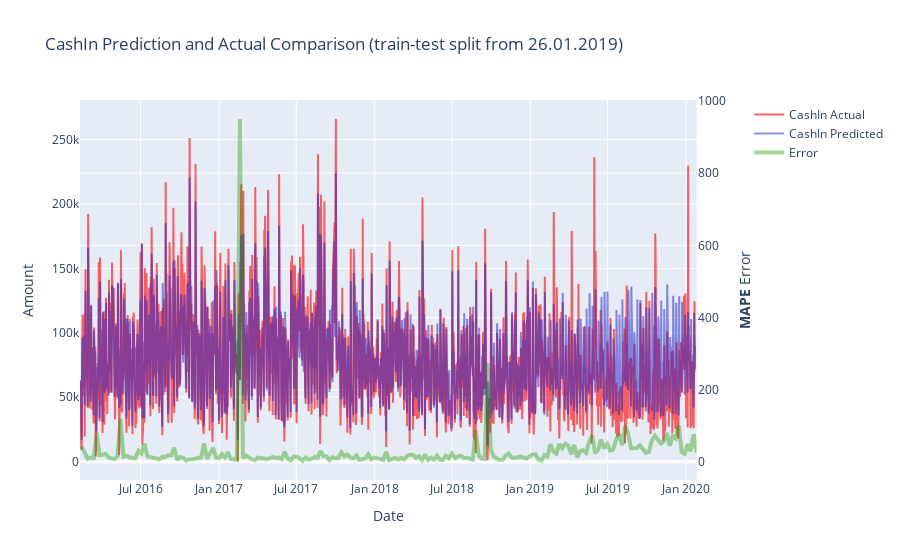

The notebook cell this image was saved under:
### Code cell
draw_model_error(forest, X, y, split_from=X_train.index[-1])

### Figure 1 — Plotly figure (JSON) as saved in the notebook; plotly's stock layout.template omitted (floating-point values rounded to 4 significant figures; data arrays with more than 128 entries replaced by an {"elided": "..."} marker saying what was removed)
{"data": [{"line": {"color": "rgba(255,0,0,0.6)"}, "name": "CashIn Actual", "type": "scatter", "x": {"elided": "1443 str values"}, "xaxis": "x", "y": {"elided": "1443 float values"}, "yaxis": "y"}, {"line": {"color": "rgba(30,30,200,0.5)"}, "name": "CashIn Predicted", "type": "scatter", "x": {"elided": "1443 str values"}, "xaxis": "x", "y": {"elided": "1443 float values"}, "yaxis": "y"}, {"line": {"color": "rgba(34, 155, 0, 0.4)", "width": 4}, "name": "Error", "type": "scatter", "x": {"elided": "207 str values"}, "xaxis": "x", "y": {"elided": "207 float values"}, "yaxis": "y2"}], "layout": {"title": {"text": "CashIn Prediction and Actual Comparison (train-test split from 26.01.2019)"}, "xaxis": {"anchor": "y", "domain": [0, 0.94], "title": {"text": "Date"}}, "yaxis": {"anchor": "x", "domain": [0, 1], "title": {"text": "Amount"}}, "yaxis2": {"anchor": "x", "overlaying": "y", "side": "right", "title": {"text": "<b>MAPE</b> Error"}}}}
